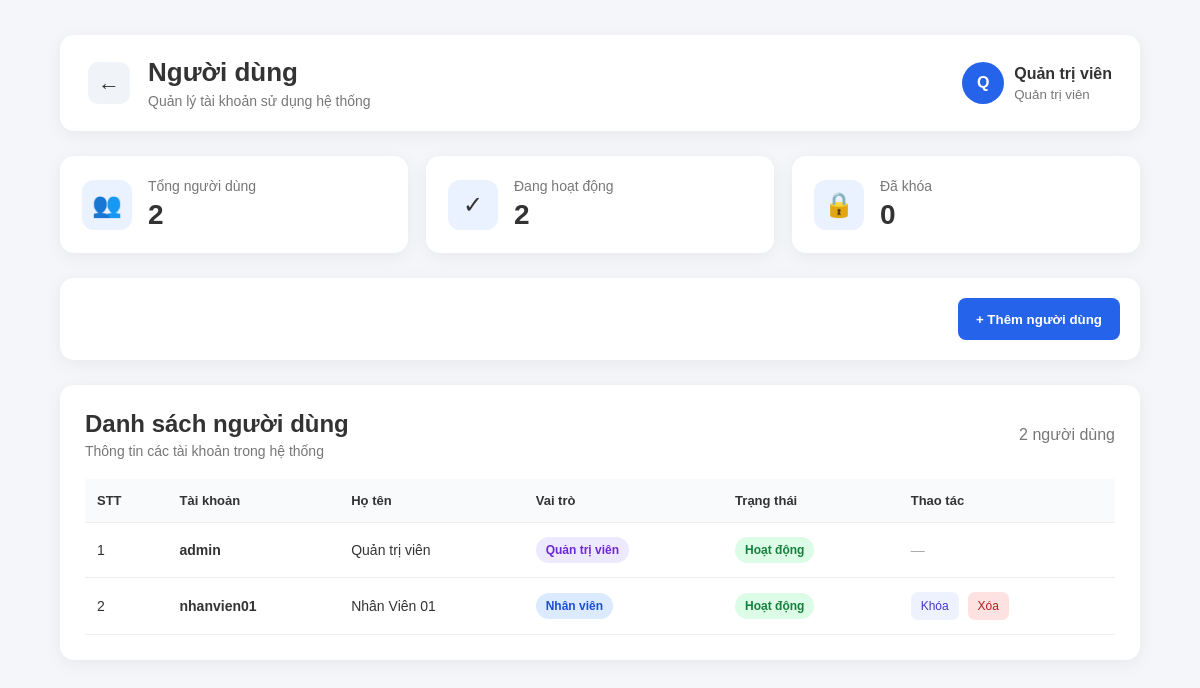
The app's page /users (signed in) with its own data.
### tables this page shows
CREATE TABLE users (
    id        INTEGER PRIMARY KEY AUTOINCREMENT,
    username  TEXT UNIQUE NOT NULL,
    fullname  TEXT NOT NULL,
    password  TEXT NOT NULL,                  -- demo: lưu dạng plain text, thực tế nên hash
    role      TEXT NOT NULL DEFAULT 'user',   -- admin | manager | user
    status    TEXT NOT NULL DEFAULT 'active'  -- active | locked
);

### app.py (the view)
@app.route('/users')
@login_required
@admin_required
def users():
    all_users = database.get_all_users()
    return render_template('users.html', users=all_users)

### app.py (called while the page is built)
def login_required(view_func):
    @functools.wraps(view_func)
    def wrapped(*args, **kwargs):
        if 'user_id' not in session:
            flash('Vui lòng đăng nhập để tiếp tục.', 'error')
            return redirect(url_for('login'))
        return view_func(*args, **kwargs)
    return wrapped

def admin_required(view_func):
    @functools.wraps(view_func)
    def wrapped(*args, **kwargs):
        if session.get('role') != 'admin':
            flash('Chỉ quản trị viên mới có quyền truy cập trang này.', 'error')
            return redirect(url_for('index'))
        return view_func(*args, **kwargs)
    return wrapped

@app.context_processor
def inject_user():
    return {
        'current_user_fullname': session.get('fullname'),
        'current_user_role': session.get('role'),
        'role_label': ROLE_LABELS.get(session.get('role'), 'Người dùng'),
    }

### py/database.py (called while the page is built)
def get_connection():
    conn = sqlite3.connect(DB_PATH)
    conn.row_factory = sqlite3.Row  # cho phép truy cập cột theo tên
    return conn

def get_all_users():
    conn = get_connection()
    cur = conn.cursor()
    cur.execute("SELECT * FROM users ORDER BY id")
    rows = cur.fetchall()
    conn.close()
    return rows

### templates/html/users.html (shortened to what this page needs)
<!DOCTYPE html>
<html lang="vi">
<head>
    <link rel="stylesheet" href="{{ url_for('css_files', filename='users.css') }}">
</head>
<body>
    <div class="users-page">
        <header class="page-header">
            <div class="header-left">
                <a href="{{ url_for('index') }}" class="back-button">←</a>
                <div>
                    <h1>Người dùng</h1>
                    <p>Quản lý tài khoản sử dụng hệ thống</p>
                </div>
            </div>
            <div class="user-info">
                <div class="avatar">{{ (session.get('fullname') or '?')[0]|upper }}</div>
                <div>
                    <strong>{{ session.get('fullname') }}</strong>
                    <small>Quản trị viên</small>
                </div>
            </div>
        </header>
        <section class="summary-container">
            <div class="summary-card">
                <span class="summary-icon">👥</span>
                <div><span>Tổng người dùng</span><strong>{{ users|length }}</strong></div>
            </div>
            <div class="summary-card">
                <span class="summary-icon">✓</span>
                <div><span>Đang hoạt động</span><strong>{{ users|selectattr('status','equalto','active')|list|length }}</strong></div>
            </div>
            <div class="summary-card">
                <span class="summary-icon">🔒</span>
                <div><span>Đã khóa</span><strong>{{ users|selectattr('status','equalto','locked')|list|length }}</strong></div>
            </div>
        </section>
        <section class="toolbar">
            <button id="add-user-button" class="add-button" type="button">+ Thêm người dùng</button>
        </section>
        <section class="users-container">
            <div class="section-header">
                <div>
                    <h2>Danh sách người dùng</h2>
                    <p>Thông tin các tài khoản trong hệ thống</p>
                </div>
                <span>{{ users|length }} người dùng</span>
            </div>
            <div class="table-wrapper">
                <table>
                    <thead>
                        <tr>
                            <th>STT</th><th>Tài khoản</th><th>Họ tên</th>
                            <th>Vai trò</th><th>Trạng thái</th><th>Thao tác</th>
                        </tr>
                    </thead>
                    <tbody>
                        {% for u in users %}
                        <tr>
                            <td>{{ loop.index }}</td>
                            <td><strong>{{ u['username'] }}</strong></td>
                            <td>{{ u['fullname'] }}</td>
                            <td>
                                <span class="role-badge role-{{ u['role'] }}">
                                    {% if u['role'] == 'admin' %}Quản trị viên
                                    {% elif u['role'] == 'manager' %}Nhân viên
                                    {% else %}Người dùng{% endif %}
                                </span>
                            </td>
                            <td>
                                <span class="status-badge {{ 'status-active' if u['status'] == 'active' else 'status-locked' }}">
                                    {{ 'Hoạt động' if u['status'] == 'active' else 'Đã khóa' }}
                                </span>
                            </td>
                            <td>
                                {% if u['username'] != 'admin' %}
                                <form method="POST" action="{{ url_for('toggle_user', user_id=u['id']) }}" style="display:inline;">
                                    <button type="submit" class="action-button toggle-button">
                                        {{ 'Khóa' if u['status'] == 'active' else 'Mở khóa' }}
                                    </button>
                                </form>
                                <form method="POST" action="{{ url_for('remove_user', user_id=u['id']) }}" style="display:inline;"
                                      onsubmit="return confirm('Xóa tài khoản {{ u['username'] }}?');">
                                    <button type="submit" class="action-button delete-button">Xóa</button>
                                </form>
                                {% else %}
                                    <span style="color:#aaa;">—</span>
                                {% endif %}
                            </td>
                        </tr>
                        {% endfor %}
                    </tbody>
                </table>
            </div>
        </section>
    </div>
</body>
</html>

### records on screen
users: get "Quản trị viên", username "admin", fullname "Quản trị viên", role "Quản trị viên", status "Hoạt động"
users: username "nhanvien01", fullname "Nhân Viên 01", role "Nhân viên", status "Hoạt động", status "Khóa"

### other values on screen
{{ (session.get('fullname') or '?')[0]|upper }} "Q"
{{ users|length }} "2"
{{ users|selectattr('status','equalto','active')|list|length }} "2"
{{ users|selectattr('status','equalto','locked')|list|length }} "0"
